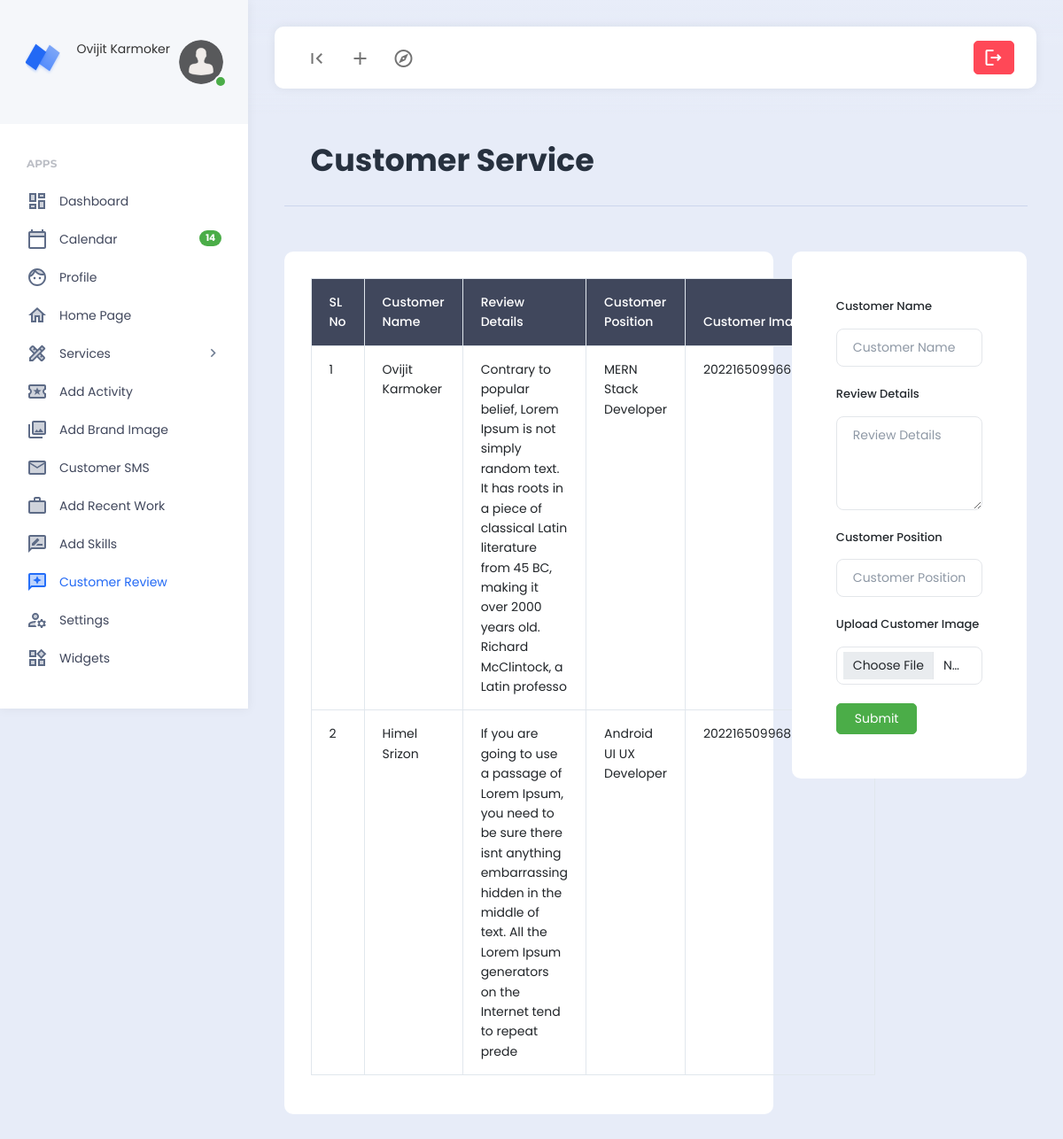
The page /dashboard/customer_review.php (signed in) on the database its author committed.
### tables this page shows
CREATE TABLE `sign_in_users` (
  `id` int(10) NOT NULL,
  `name` varchar(100) NOT NULL,
  `email` varchar(100) NOT NULL,
  `password` varchar(100) NOT NULL,
  `phone_no` varchar(20) DEFAULT NULL,
  `status` varchar(10) NOT NULL DEFAULT 'active',
  `profile_photo_name` varchar(200) NOT NULL DEFAULT 'default_profile_photo.jpg',
  `created_at` timestamp NULL DEFAULT NULL ON UPDATE current_timestamp()
);

CREATE TABLE `customer_reviews` (
  `id` int(10) NOT NULL,
  `customer_name` varchar(200) NOT NULL,
  `review_details` varchar(200) NOT NULL,
  `customer_position` varchar(200) NOT NULL,
  `customer_image` varchar(200) NOT NULL
);

### dashboard/customer_review.php (the view, shortened to what this page needs)
<?php
require_once("./include/header.php");
$index = 1;
$db_reviews_query = "SELECT * FROM customer_reviews";
$reviews = mysqli_query($db_connect, $db_reviews_query);
?>
<div class="container">
    <div class="row">
        <div class="col">
            <div class="page-description">
                <h1>Customer Service</h1>
            </div>
        </div>
    </div>
    <div class="row mt-4">
        <div class="col-md-8">
            <div class="example-container" style="background: #fff; border: none !important; padding: 30px;">
                <table class="table table-bordered">
                    <thead class="table-dark">
                        <tr>
                            <th>SL No</th>
                            <th>Customer Name</th>
                            <th>Review Details</th>
                            <th>Customer Position</th>
                            <th>Customer Image</th>
                        </tr>
                    </thead>
                    <tbody>
                        <?php foreach ($reviews as $review) :
                        ?>
                        <tr>
                            <td><?= $index++ ?></td>
                            <td><?= $review['customer_name'] ?></td>
                            <td><?= $review['review_details'] ?></td>
                            <td><?= $review['customer_position'] ?></td>
                            <td><?= $review['customer_image'] ?></td>
                        </tr>
                        <?php endforeach; ?>
                    </tbody>
                </table>
            </div>
        </div>
        <div class="col-md-4">
            <div class="example-container" style="background: #fff; border: none !important; padding: 30px;">
                <form action="customer_review_post.php" method="POST" enctype="multipart/form-data">
                    <div class="example-content">
                        <label class="form-label mb-3">Customer Name</label>
                        <input type="text" name="customer_name" class="form-control mb-2" placeholder="Customer Name">
                        <label class="form-label my-3">Review Details</label>
                        <textarea rows="4" name="review_details" class="form-control mb-2"
                            placeholder="Review Details"></textarea>
                        <label class="form-label my-3">Customer Position</label>
                        <input type="text" name="customer_position" class="form-control mb-2"
                            placeholder="Customer Position">
                        <label class="form-label my-3">Upload Customer Image</label>
                        <input type="file" name="customer_image" class="form-control mb-2">
                        <button type="submit" class="btn btn-success mt-3" name="service_submit">Submit</button>
                    </div>
                </form>
            </div>
        </div>
    </div>
</div>
<?php require_once("./include/footer.php"); ?>

### dashboard/include/header.php (shortened to what this page needs)
<?php
$page_name = explode('/', $_SERVER['PHP_SELF']);
$id = $_SESSION['s_id'];
require_once("db.php");
$profile_photo_name_query = "SELECT profile_photo_name FROM sign_in_users WHERE id = $id";
$db_profile_photo_name = mysqli_query($db_connect, $profile_photo_name_query);
$profile_photo_name = mysqli_fetch_array($db_profile_photo_name)['profile_photo_name'];
?>
<!DOCTYPE html>
<html lang="en">
<head>
    <link href="../assets/plugins/bootstrap/css/bootstrap.min.css" rel="stylesheet">
    <link href="../assets/plugins/perfectscroll/perfect-scrollbar.css" rel="stylesheet">
    <link href="../assets/plugins/pace/pace.css" rel="stylesheet">
    <link href="../assets/css/main.min.css" rel="stylesheet">
    <link href="../assets/css/custom.css" rel="stylesheet">
</head>
<body>
    <div class="app align-content-stretch d-flex flex-wrap">
        <div class="app-sidebar">
            <div class="logo">
                <a href="index.html" class="logo-icon"><span class="logo-text">Neptune</span></a>
                <div class="sidebar-user-switcher user-activity-online">
                    <a href="#">
                        <img src="../uploads/profile_photos/<?= $profile_photo_name ?>" class="rounded-circle"
                            style="width: 50px; height: 50px;" alt="profile photo" />
                        <span class="activity-indicator"></span>
                        <span class="user-info-text"><?= ($_SESSION['s_name']) ?><br>
                        </span>
                    </a>
                </div>
            </div>
            <div class="app-menu">
                <ul class="accordion-menu">
                    <li class="sidebar-title">
                        Apps
                    </li>
                    <li class="<?= (end($page_name) == 'dashboard.php') ? 'active-page' : '' ?>">
                        <a href="dashboard.php" class="active"><i
                                class="material-icons-two-tone">dashboard</i>Dashboard</a>
                    </li>
                    <li>
                        <a href="calendar.html"><i class="material-icons-two-tone">calendar_today</i>Calendar<span
                                class="badge rounded-pill badge-success float-end">14</span></a>
                    </li>
                    <li class="<?= (end($page_name) == 'profile.php') ? 'active-page' : '' ?>">
                        <a href="profile.php" class="active"><i class="material-icons-two-tone">face</i>Profile</a>
                    </li>
                    <li>
                        <a href="../home_page/index.php" class="active" target="_blank"><i
                                class="material-icons-two-tone">home</i>Home
                            Page</a>
                    </li>
                    <li
                        class="<?= (end($page_name) == 'add_services.php' || end($page_name) == 'service_list.php') ? 'active-page' : '' ?> ">
                        <a href="./add_services.php"><i class="material-icons-two-tone">design_services</i>Services<i
                                class="material-icons has-sub-menu">keyboard_arrow_right</i></a>
                                <a class="<?= (end($page_name) == 'add_services.php') ? 'active' : '' ?>"
                                    href="./add_services.php">Add Service</a>
                                <a class="<?= (end($page_name) == 'service_list.php') ? 'active' : '' ?>"
                                    href="./service_list.php">Service List</a>
                    </li>
                    <li class="<?= (end($page_name) == 'activity.php') ? 'active-page' : '' ?>">
                        <a href="./activity.php"><i class="material-icons-two-tone">local_activity</i>Add Activity</a>
                    </li>
                    <li class="<?= (end($page_name) == 'brand_image.php') ? 'active-page' : '' ?>">
                        <a href="./brand_image.php"><i class="material-icons-two-tone">collections</i>Add Brand
                            Image</a>
                    </li>
                    <li class="<?= (end($page_name) == 'customer_sms.php') ? 'active-page' : '' ?>">
                        <a href="./customer_sms.php"><i class="material-icons-two-tone">email</i>Customer SMS</a>
                    </li>
                    <li class="<?= (end($page_name) == 'add_recent_project.php') ? 'active-page' : '' ?>">
                        <a href="./add_recent_project.php"><i class="material-icons-two-tone">work</i>Add Recent
                            Work</a>
                    </li>
                    <li class="<?= (end($page_name) == 'add_skills.php') ? 'active-page' : '' ?>">
                        <a href="./add_skills.php"><i class="material-icons-two-tone">rate_review</i>Add Skills</a>
                    </li>
                    <li class="<?= (end($page_name) == 'customer_review.php') ? 'active-page' : '' ?>">
                        <a href="./customer_review.php"><i class="material-icons-two-tone">reviews</i>Customer
                            Review</a>
                    </li>
                    <li class="<?= (end($page_name) == 'settings.php') ? 'active-page' : '' ?>">
                        <a href="./settings.php"><i class="material-icons-two-tone">manage_accounts</i>Settings</a>
                    </li>
                    <li>
                        <a href="widgets.html"><i class="material-icons-two-tone">widgets</i>Widgets</a>
                    </li>
                </ul>
            </div>
        </div>
        <div class="app-container">
            <div class="app-header">
                <nav class="navbar navbar-light navbar-expand-lg">
                    <div class="container-fluid">
                        <div class="navbar-nav" id="navbarNav">
                            <ul class="navbar-nav">
                                <li class="nav-item">
                                    <a class="nav-link hide-sidebar-toggle-button" href="#"><i
                                            class="material-icons">first_page</i></a>
                                </li>
                                <li class="nav-item dropdown hidden-on-mobile">
                                    <a class="nav-link dropdown-toggle" href="#" id="addDropdownLink" role="button"
                                        data-bs-toggle="dropdown" aria-expanded="false">
                                        <i class="material-icons">add</i>
                                    </a>
                                </li>
                                <li class="nav-item dropdown hidden-on-mobile">
                                    <a class="nav-link dropdown-toggle" href="#" id="exploreDropdownLink" role="button"
                                        data-bs-toggle="dropdown" aria-expanded="false">
                                        <i class="material-icons-outlined">explore</i>
                                    </a>
                                </li>
                            </ul>
                        </div>
                        <div class="d-flex">
                            <ul class="navbar-nav">
                                <li class="nav-item">
                                    <a type="button" class="btn btn-danger" href="./logout.php"><span
                                            class="material-icons-outlined d-block">
                                        </span></a>
                                </li>
                            </ul>
                        </div>
                    </div>
                </nav>
            </div>
            <div class="app-content">
                <div class="content-wrapper">

### rows shown on the page
sign_in_users: profile_photo_name (placeholder picture)
customer_reviews: customer_name "Ovijit Karmoker", review_details "Contrary to popular belief, Lorem Ipsum is not simply random text. It has roots in a piece of classical Latin literature from 45 BC, making it over 2000 years old. Richard McClintock, a Latin professo", customer_position "MERN Stack Developer", customer_image "20221650996656285.png"
customer_reviews: customer_name "Himel Srizon", review_details "If you are going to use a passage of Lorem Ipsum, you need to be sure there isnt anything embarrassing hidden in the middle of text. All the Lorem Ipsum generators on the Internet tend to repeat prede", customer_position "Android UI UX Developer", customer_image "20221650996823596.jpg"

### other values the page prints
$_SESSION['s_name'] "Ovijit Karmoker"
